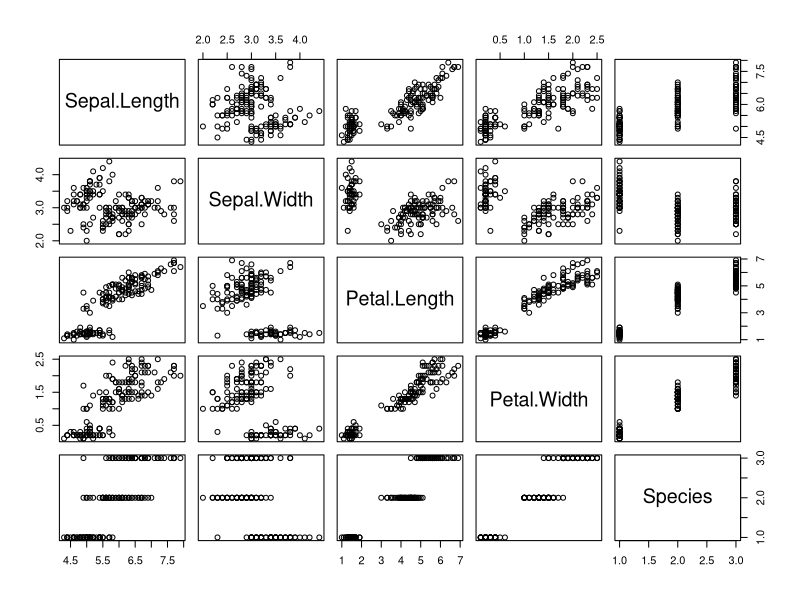
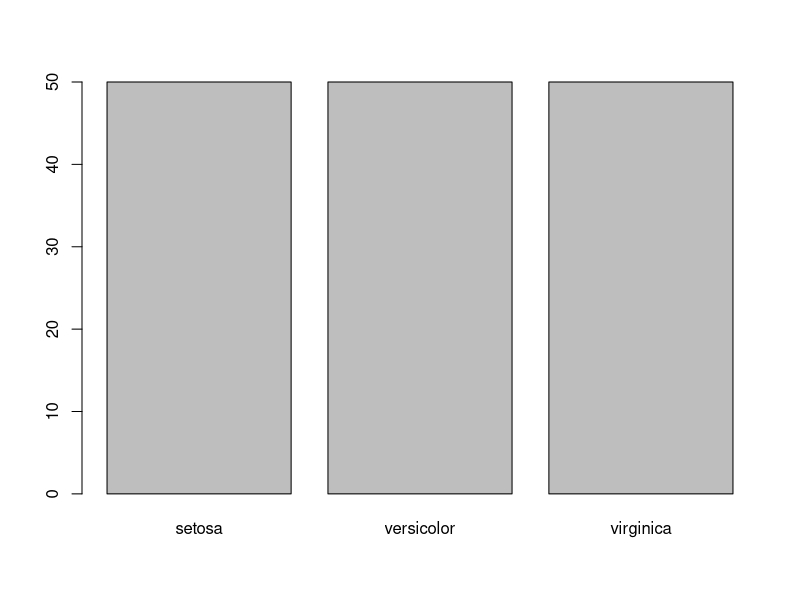
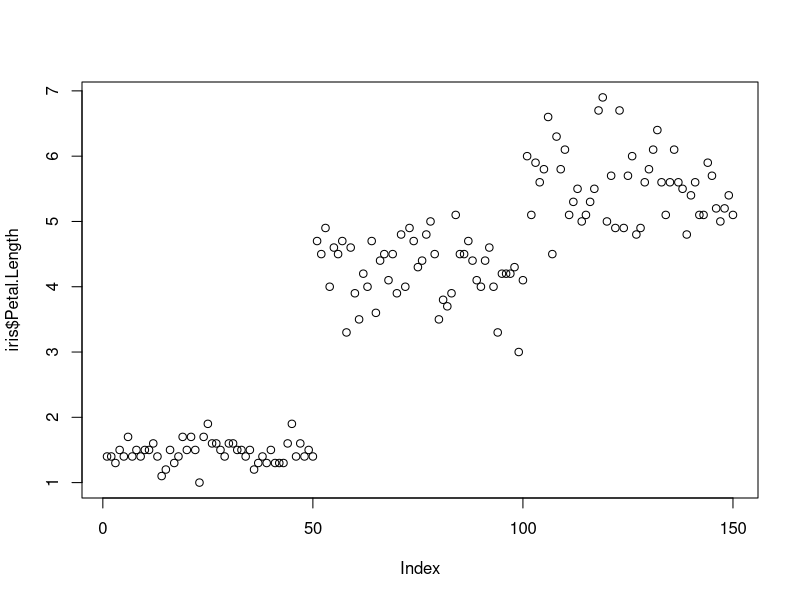
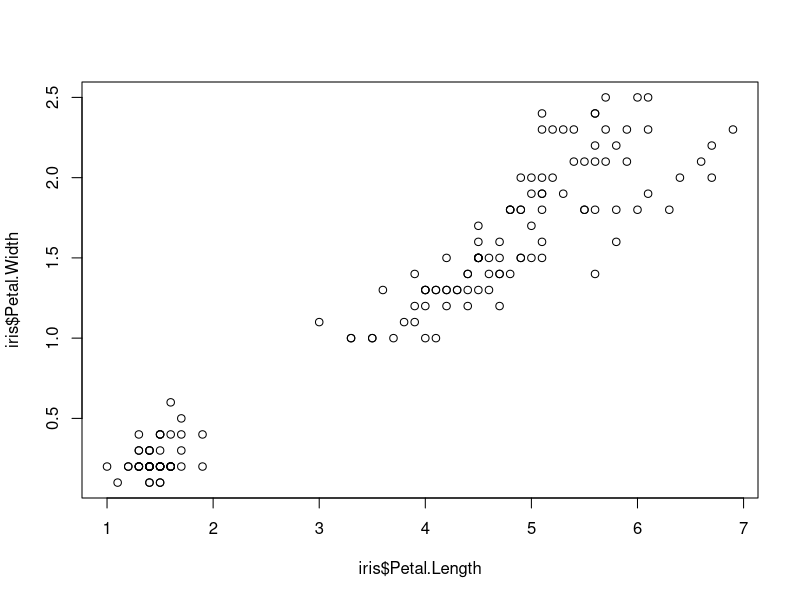
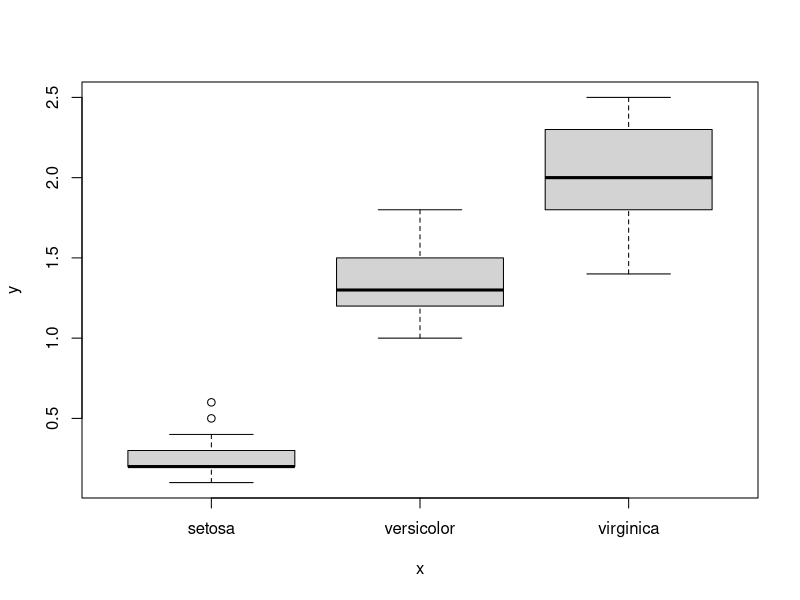
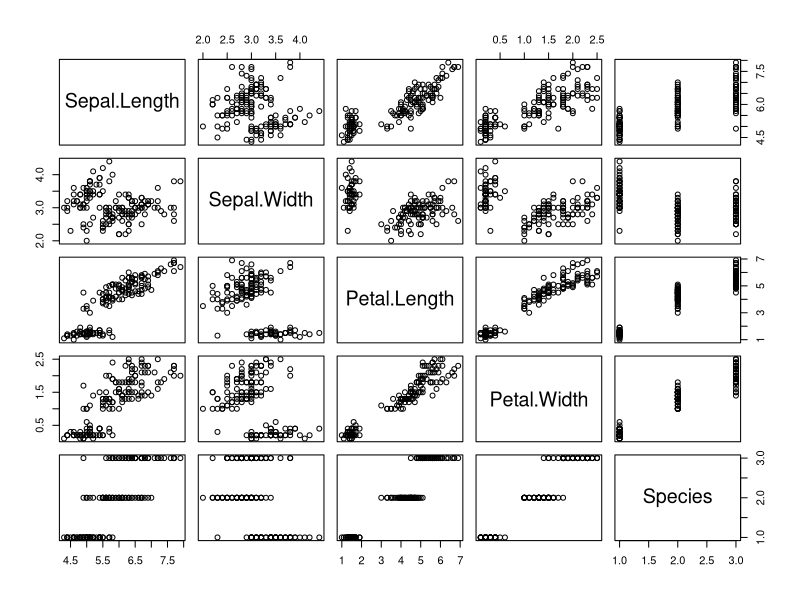
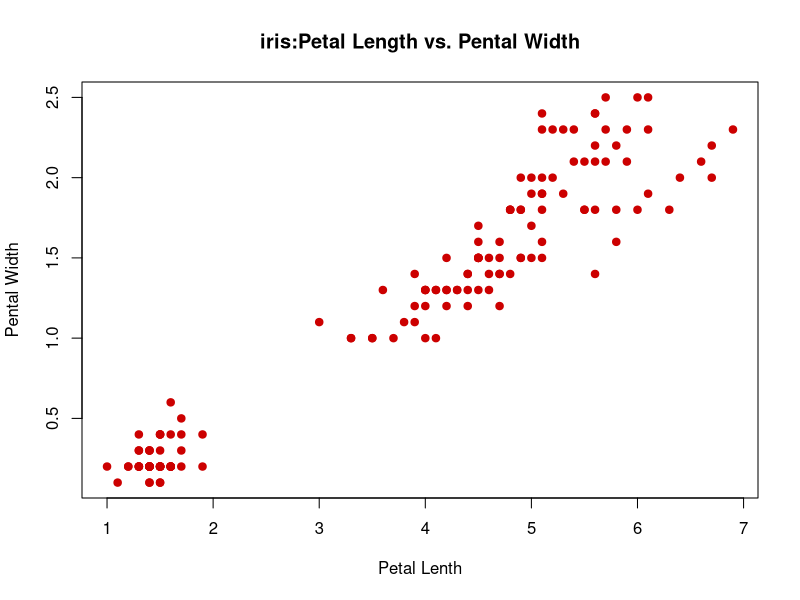

Here is the R script that generated these plots, in order:

library(datasets)

head(iris,10)
str(iris)
tail(iris)
dim(iris)

plot(iris)
plot(iris$Species)
plot(iris$Petal.Length)
plot(iris$Petal.Length,iris$Petal.Width)
plot(iris$Species,iris$Petal.Width)

plot(iris)

plot(iris$Petal.Length,iris$Petal.Width,
     col="#cc0000",
     pch=19,
     main="iris:Petal Length vs. Pental Width",
     xlab="Petal Lenth",
     ylab="Pental Width")
